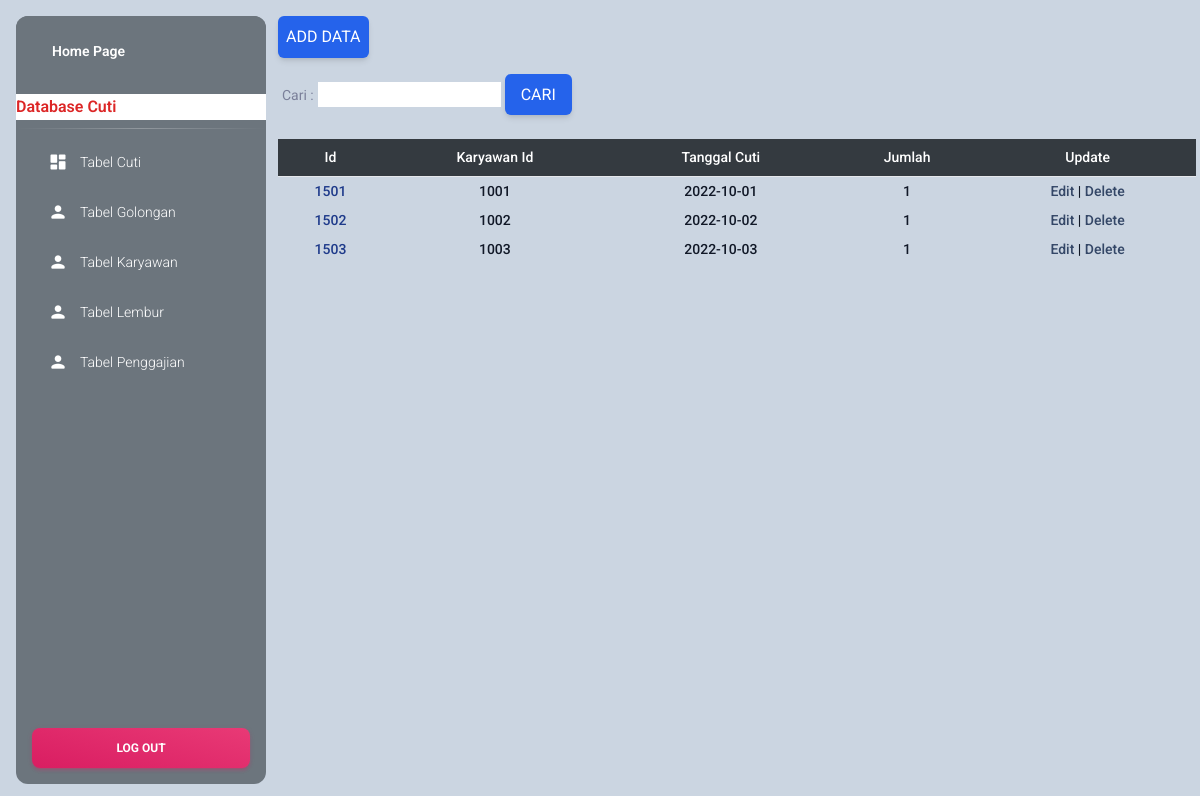
The page /public/cuti/cuti.php on the database its author committed.
### tables this page shows
CREATE TABLE `cuti` (
  `id` int(11) UNSIGNED NOT NULL,
  `karyawan_id` int(11) UNSIGNED NOT NULL,
  `tanggal_cuti` date NOT NULL,
  `jumlah` int(12) NOT NULL
);

### public/cuti/cuti.php (the view, shortened to what this page needs)
<?php
include_once("../../config/config.php");
?>
<!DOCTYPE html>
<html lang="en">
  <head>
    <link rel="stylesheet" href="../css/style.css">
    <link href="../../aset/css/nucleo-icons.css" rel="stylesheet" />
    <link href="../../aset/css/nucleo-svg.css" rel="stylesheet" />
    <link id="pagestyle" href="../../aset/css/material-dashboard.css?v=3.0.4" rel="stylesheet" />
  </head>
  <body class="g-sidenav-show" >
    <div class="bg-slate-300 py-25 px-1 min-h-screen">
      <aside class="sidenav navbar navbar-vertical navbar-expand-xs border-0 border-radius-xl my-3 fixed-start ms-3  bg-gray-600" id="sidenav-main">
        <div class="sidenav-header bg-gray-600">
          <a class="navbar-brand m-0" href="../../login/homepage.php" >
            <span class="ms-1 font-weight-bold text-white">Home Page</span>
          </a>
        </div>
        <marquee class="bg-white" scrollamount="2"><h6 class="text-red-600" >Database Cuti</h6></marquee>
        <hr class="horizontal light mt-0 mb-2">
        <div class="collapse navbar-collapse  w-auto " id="sidenav-collapse-main">
          <ul class="navbar-nav">
            <li class="nav-item">
              <a class="nav-link text-white " href="cuti.php">
                <div class="text-white text-center me-2 d-flex align-items-center justify-content-center">
                  <i class="material-icons opacity-10">dashboard</i>
                </div>
                <span class="nav-link-text ms-1">Tabel Cuti</span>
              </a>
            </li>
            <li class="nav-item">
              <a class="nav-link text-white " href="../golongan/golongan.php">
                <div class="text-white text-center me-2 d-flex align-items-center justify-content-center">
                  <i class="material-icons opacity-10">person</i>
                </div>
                <span class="nav-link-text ms-1">Tabel Golongan</span>
              </a>
            </li>
            <li class="nav-item">
              <a class="nav-link text-white " href="../karyawan/karyawan.php">
                <div class="text-white text-center me-2 d-flex align-items-center justify-content-center">
                  <i class="material-icons opacity-10">person</i>
                </div>
                <span class="nav-link-text ms-1">Tabel Karyawan</span>
              </a>
            </li>
            <li class="nav-item">
              <a class="nav-link text-white " href="../lembur/lembur.php">
                <div class="text-white text-center me-2 d-flex align-items-center justify-content-center">
                  <i class="material-icons opacity-10">person</i>
                </div>
                <span class="nav-link-text ms-1">Tabel Lembur</span>
              </a>
            </li>
            <li class="nav-item">
              <a class="nav-link text-white " href="../penggajian/penggajian.php">
                <div class="text-white text-center me-2 d-flex align-items-center justify-content-center">
                  <i class="material-icons opacity-10">person</i>
                </div>
                <span class="nav-link-text ms-1">Tabel Penggajian</span>
              </a>
            </li>
            <div class="sidenav-footer position-absolute w-100 bottom-0 ">
              <div class="mx-3">
                <a class="btn bg-gradient-primary mt-4 w-100" href="../../login/logout.php" type="button">Log Out</a>
              </div>
          </ul>
        </div>
      </aside>
      <main class="main-content border-radius-lg ">
      <div class="py-3">
        <a href="add.php"
          type="submit"
          class="inline-block px-2 py-2
          bg-blue-600
          text-white uppercase rounded shadow-md
          hover:bg-blue-700 hover:shadow-lg
          focus:bg-blue-700 focus:shadow-lg
          focus:outline-none focus:ring-0
          active:bg-blue-800 active:shadow-lg"
          data-mdb-ripple="true"
          data-mdb-ripple-color="light">Add Data
        </a>
      </div>
      <form method="get">
        <label>Cari :</label>
        <input type="text" name="cari">
        <input
            href="../public/cuti/add.php"
            type="submit"
            value="Cari"
            class="inline-block px-3 py-2
            bg-blue-600
            text-white uppercase rounded shadow-md
            hover:bg-blue-700 hover:shadow-lg
            focus:bg-blue-700 focus:shadow-lg
            focus:outline-none focus:ring-0
            active:bg-blue-800 active:shadow-lg"
            data-mdb-ripple="true"
            data-mdb-ripple-color="light"
        >
      </form>
        <div class="flex flex-col">
          <div class="overflow-x-auto sm:-mx-6 lg:-mx-8">
            <div class="py-4 inline-block min-w-full sm:px-6 lg:px-8">
              <div class="overflow-hidden">
                <table class="min-w-full text-center">
                  <thead class="border-b bg-gray-800">
                    <tr>
                      <th scope="col" class="text-sm font-medium text-white px-1 py-2">Id</th>
                      <th scope="col" class="text-sm font-medium text-white px-1 py-2">Karyawan Id</th>
                      <th scope="col" class="text-sm font-medium text-white px-1 py-2">Tanggal Cuti</th>
                      <th scope="col" class="text-sm font-medium text-white px-1 py-2">Jumlah</th>
                      <th scope="col" class="text-sm font-medium text-white px-1 py-2">Update</th>
                    </tr>
                  </thead>
                  <tbody>
                    <tr class="bg-white border-b">
                      <?php
                        if(isset($_GET['cari'])){
                          $cari = $_GET['cari'];
                          $result1 = mysqli_query($mysqli,"select * from cuti where id like '%".$cari."%'");
                        }
                        else{
                          $result1= mysqli_query($mysqli, "SELECT * FROM cuti order BY id asc");
                        }
                        while($user_data = mysqli_fetch_array($result1)) {
                          echo "<tr>";
                          echo "<td class='px-1 py-1 whitespace-nowrap text-sm font-medium text-blue-900'>".$id = $user_data['id']."</td>";
		                      echo "<td class='px-1 py-1 whitespace-nowrap text-sm font-medium text-gray-900'>".$karyawan_id =$user_data['karyawan_id']."</td>";
		                      echo "<td class='px-1 py-1 whitespace-nowrap text-sm font-medium text-gray-900'>".$tanggal_cuti = $user_data['tanggal_cuti']."</td>";
		                      echo "<td class='px-1 py-1 whitespace-nowrap text-sm font-medium text-gray-900'>".$jumlah = $user_data['jumlah']."</td>";
                          echo "<td class='px-1 py-1 whitespace-nowrap text-sm font-medium text-gray-900'><a  href='edit.php?id=$user_data[id]'>Edit</a> | <a href='delete.php?id=$user_data[id]'>Delete</a></td></tr>";
                        }
                      ?>
                    </tr>
                  </tbody>
                </table>
              </div>
            </div>
          </div>
        </div>
      </div>
  </body>
</html>

### public/css/style.css (style rules this page uses)
html { line-height: 1.5; -webkit-text-size-adjust: 100%; -moz-tab-size: 4; -o-tab-size: 4; tab-size: 4; font-family: ui-sans-serif, system-ui, -apple-system, BlinkMacSystemFont, "Segoe UI", Roboto, "Helvetica Neue", Arial, "Noto Sans", sans-serif, "Apple Color Emoji", "Segoe UI Emoji", "Segoe UI Symbol", "Noto Color Emoji"; }
body { margin: 0; line-height: inherit; }
hr { height: 0; color: inherit; border-top-width: 1px; }
h1, h2, h3, h4, h5, h6 { font-size: inherit; font-weight: inherit; }
a { color: inherit; text-decoration: inherit; }
table { text-indent: 0; border-color: inherit; border-collapse: collapse; }
button, input, optgroup, select, textarea { font-family: inherit; font-size: 100%; font-weight: inherit; line-height: inherit; color: inherit; margin: 0; padding: 0; }
button, [type='button'], [type='reset'], [type='submit'] { -webkit-appearance: button; background-color: transparent; background-image: none; }
blockquote, dl, dd, h1, h2, h3, h4, h5, h6, hr, figure, p, pre { margin: 0; }
ol, ul, menu { list-style: none; margin: 0; padding: 0; }
input::placeholder, textarea::placeholder { opacity: 1; color: #9ca3af; }
.bottom-0 { bottom: 0px; }
.m-0 { margin: 0px; }
.my-3 { margin-top: 0.75rem; margin-bottom: 0.75rem; }
.mx-3 { margin-left: 0.75rem; margin-right: 0.75rem; }
.mt-0 { margin-top: 0px; }
.mb-2 { margin-bottom: 0.5rem; }
.mt-4 { margin-top: 1rem; }
.inline-block { display: inline-block; }
.flex { display: flex; }
.min-h-screen { min-height: 100vh; }
.w-auto { width: auto; }
.min-w-full { min-width: 100%; }
.flex-col { flex-direction: column; }
.overflow-hidden { overflow: hidden; }
.overflow-x-auto { overflow-x: auto; }
.whitespace-nowrap { white-space: nowrap; }
.rounded { border-radius: 0.25rem; }
.border-0 { border-width: 0px; }
.border-b { border-bottom-width: 1px; }
.bg-white { --tw-bg-opacity: 1; background-color: rgb(255 255 255 / var(--tw-bg-opacity)); }
.bg-blue-600 { --tw-bg-opacity: 1; background-color: rgb(37 99 235 / var(--tw-bg-opacity)); }
.bg-slate-300 { --tw-bg-opacity: 1; background-color: rgb(203 213 225 / var(--tw-bg-opacity)); }
.bg-gray-600 { --tw-bg-opacity: 1; background-color: rgb(75 85 99 / var(--tw-bg-opacity)); }
.bg-gray-800 { --tw-bg-opacity: 1; background-color: rgb(31 41 55 / var(--tw-bg-opacity)); }
.px-1 { padding-left: 0.25rem; padding-right: 0.25rem; }
.py-2 { padding-top: 0.5rem; padding-bottom: 0.5rem; }
.px-2 { padding-left: 0.5rem; padding-right: 0.5rem; }
.px-3 { padding-left: 0.75rem; padding-right: 0.75rem; }
.py-3 { padding-top: 0.75rem; padding-bottom: 0.75rem; }
.py-4 { padding-top: 1rem; padding-bottom: 1rem; }
.py-1 { padding-top: 0.25rem; padding-bottom: 0.25rem; }
.text-center { text-align: center; }
.text-sm { font-size: 0.875rem; line-height: 1.25rem; }
.font-medium { font-weight: 500; }
.uppercase { text-transform: uppercase; }
.text-white { --tw-text-opacity: 1; color: rgb(255 255 255 / var(--tw-text-opacity)); }
.text-red-600 { --tw-text-opacity: 1; color: rgb(220 38 38 / var(--tw-text-opacity)); }
.text-gray-900 { --tw-text-opacity: 1; color: rgb(17 24 39 / var(--tw-text-opacity)); }
.text-blue-900 { --tw-text-opacity: 1; color: rgb(30 58 138 / var(--tw-text-opacity)); }
.opacity-10 { opacity: 0.1; }
.shadow-md { --tw-shadow: 0 4px 6px -1px rgb(0 0 0 / 0.1), 0 2px 4px -2px rgb(0 0 0 / 0.1); --tw-shadow-colored: 0 4px 6px -1px var(--tw-shadow-color), 0 2px 4px -2px var(--tw-shadow-color); box-shadow: var(--tw-ring-offset-shadow, 0 0 #0000), var(--tw-ring-shadow, 0 0 #0000), var(--tw-shadow); }
@media (min-width: 640px) { .sm\:-mx-6 { margin-left: -1.5rem; margin-right: -1.5rem; } }
@media (min-width: 640px) { .sm\:px-6 { padding-left: 1.5rem; padding-right: 1.5rem; } }
@media (min-width: 1024px) { .lg\:-mx-8 { margin-left: -2rem; margin-right: -2rem; } }
@media (min-width: 1024px) { .lg\:px-8 { padding-left: 2rem; padding-right: 2rem; } }

### rows shown on the page
cuti: id "1501", karyawan "1001", tanggal_cuti "2022-10-01", jumlah "1"
cuti: id "1502", karyawan "1002", tanggal_cuti "2022-10-02", jumlah "1"
cuti: id "1503", karyawan "1003", tanggal_cuti "2022-10-03", jumlah "1"
